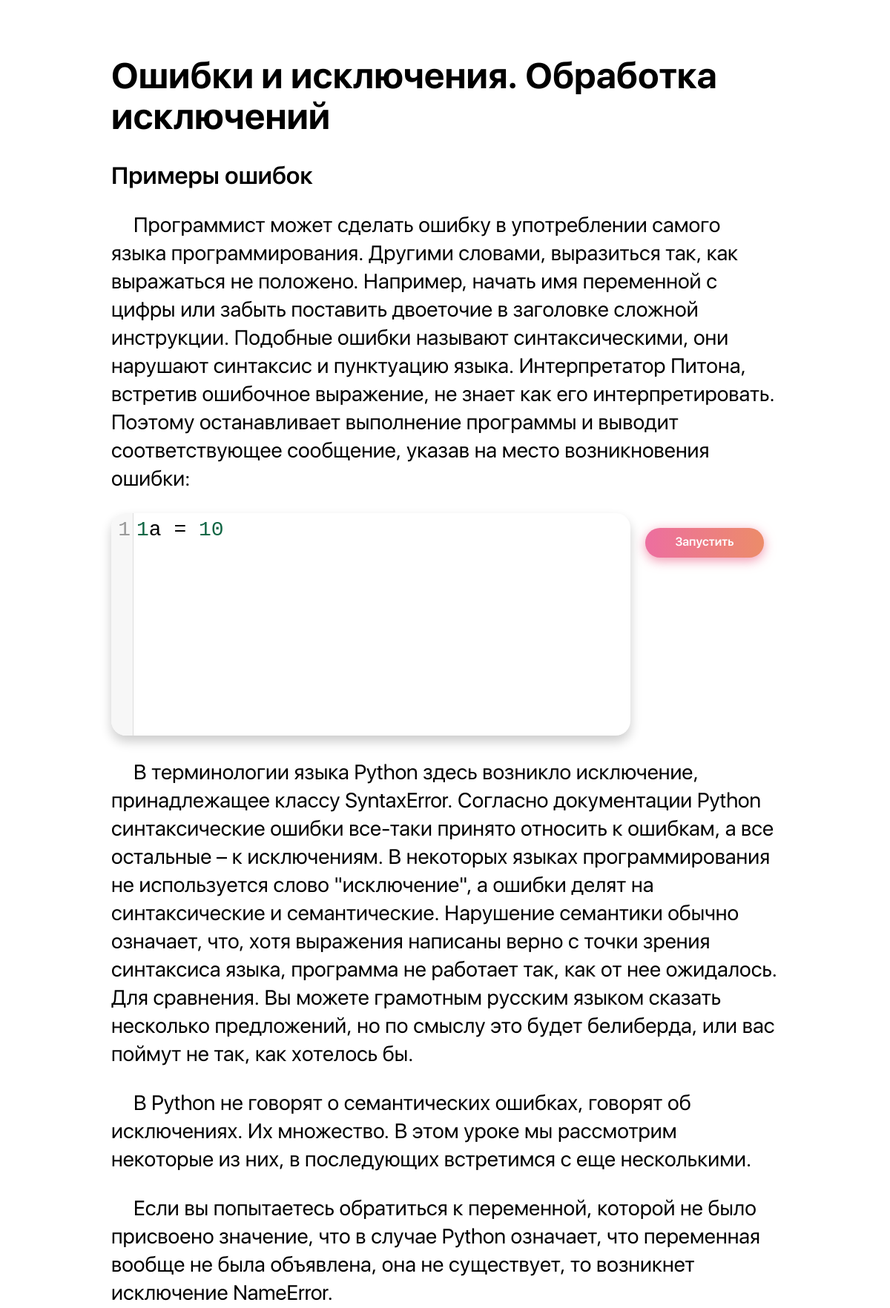
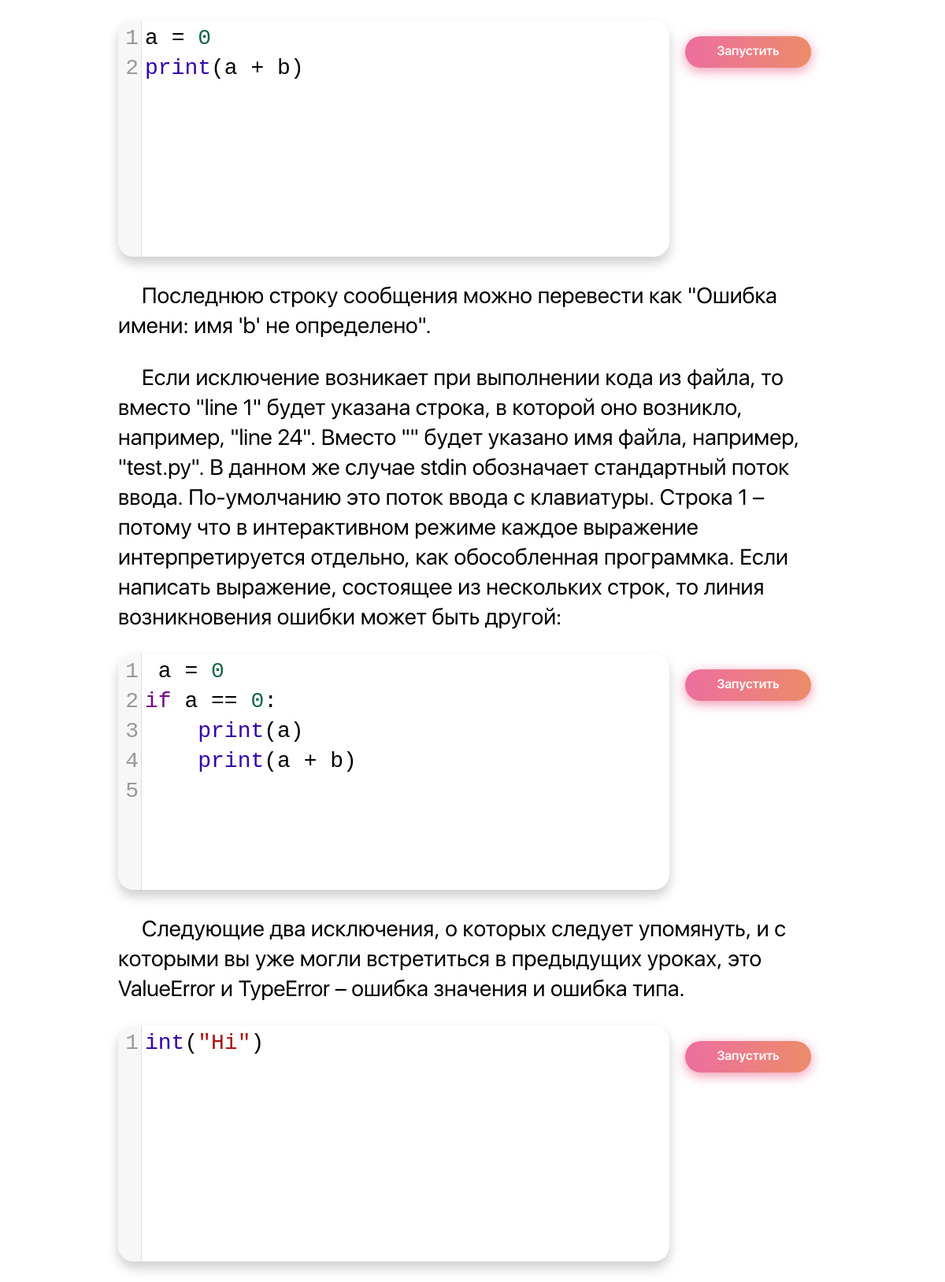
Page /srednij-uroven/oshibki-i-isklyucheniya-obrabotka-isklyuchenij/ (upper part) on the committed database (2 pictures, top to bottom).
### pythoncourses/models.py (models this page shows, shortened)
class Theme(models.Model):
    name = models.CharField('Название', max_length=100, unique=True)
    description = models.TextField('Описание')
    course = models.ForeignKey(Course, on_delete=models.PROTECT, verbose_name='Курс')
    slug = models.SlugField('Нормальный url', editable=False)
    order = models.IntegerField('Порядок вывода')
    class Meta:
        verbose_name = 'Тема'
        verbose_name_plural = 'Темы'
        ordering = ['order']

class Lesson(models.Model):
    name = models.CharField('Название', max_length=100)
    content = models.TextField('Содержание')
    theme = models.ForeignKey(Theme, on_delete=models.PROTECT, verbose_name='Тема')
    slug = models.SlugField('Нормальный url', editable=False)
    order = models.IntegerField('Порядок вывода')
    def __str__(self):
        return f'{self.name}'
    class Meta:
        verbose_name = 'Урок'
        verbose_name_plural = 'Уроки'
        ordering = ['order']

### pythoncourses/views.py (the view)
# urls.py: path('<slug:course>/<slug:theme>/', theme, name='theme'),  # Тема
def theme(request, course, theme):
    course = Course.objects.get(slug=course)
    theme = Theme.objects.get(slug=theme)
    lessons = theme.lesson_set.all()
    lns_tks = []
    for l in lessons:
        tasks = l.task_set.all()
        lns_tks.append({'lesson': l, 'tasks': tasks})
    context = {'course': course, 'theme': theme, 'lessons': lns_tks}
    return render(request, 'lessonsoftheme.html', context)

### pythoncourses/templates/lessonsoftheme.html (shortened to what this page needs)
{% extends "base.html" %}
{% block main %}
    <h1>{{ theme.name }}</h1>
    <div class="lessons">
            {% for lns_tks in lessons %}
                <div class='lesson'>
                    <h2 class="lesson-h2">{{ lns_tks.lesson }}</h2>
                    {{ lns_tks.lesson.content|safe }}
                </div>
            {% endfor %}
    </div>
{% endblock %}

### pythoncourses/static/index.css (style rules this page uses)
body { margin: 6.25% 12.5%; font-family: 'SF UI Display', serif; font-weight: normal; font-style: normal; }
h1 { font-size: 48px; font-weight: bold; font-style: normal; }
h2 { font-size: 32px; font-weight: normal; font-style: normal; }
.lesson { font-size: 28px; font-weight: normal; font-style: normal; line-height: 38px; }
.lesson-h2 { font-weight: 600; font-style: normal; }
.lesson > p, .tasks > p { text-indent: 30px; }

### rows in the picture
Theme: name "Ошибки и исключения. Обработка исключений"
Lesson: lesson "Примеры ошибок", lesson.content "Программист может сделать ошибку в употреблении самого языка программирования. Другими словами, выразиться так, как выражаться не положено. Например, начать имя переменной с цифры или забыть поставить двоеточие в заголовке сложной инструкции. Подобные ошибки называют синтаксическими, они нарушают синтаксис и пунктуацию языка. Интерпретатор Питона, встретив ошибочное выражение, не знает как его интерпретировать. Поэтому останавливает выполнение программы и выводит соответствующее сообщение, указав на место возникновения ошибки: В терминологии языка Python здесь возникло исключение, принадлежащее классу SyntaxError. Согласно документации Python синтаксические ошибки все-таки принято относить…"
